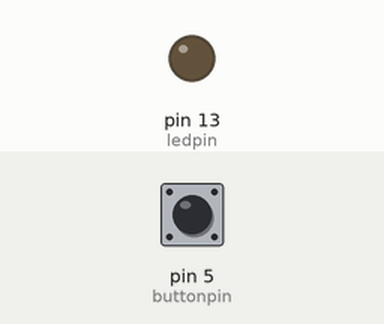
Simulated run of this sketch. Board: Arduino Uno, built with avr-gcc and run on an emulated ATmega328P. Shown: output pins drawn as LEDs (lit = HIGH). Inputs (shaded band) come from the test bench; at power-on: pin 5 (buttonpin) LOW.

Above: at 1.2 s.
1.3 s: pin 5 (buttonpin) pulled HIGH for 0.15 s
At 1.37 s:
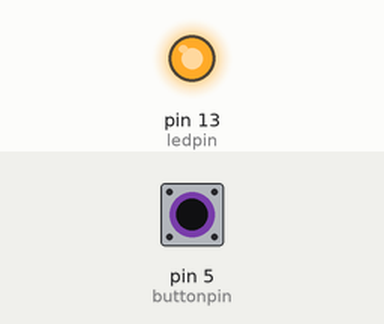
2.9 s: pin 5 (buttonpin) pulled HIGH for 3.2 s
At 7.2 s:
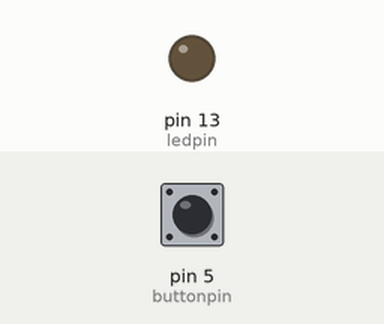
Timing chart, 0 to 8.7 s (numbered marks = the images above; inputs shaded):
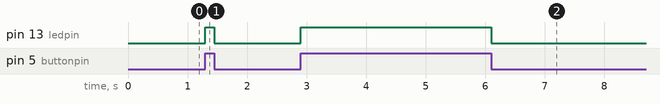

Measured:
- after the input at 1.3 s, pin 13 (ledpin): LOW → HIGH at once, → LOW 0.15 s later
- after the input at 2.9 s, pin 13 (ledpin): LOW → HIGH at once, → LOW 3.2 s later

The sketch:

pushbutton_prog.ino
```cpp
const int ledpin=13;
const int buttonpin=5;
int buttonstate=0;
void setup() {
  pinMode(ledpin,OUTPUT);
  pinMode(buttonpin,INPUT);

}

void loop() {
  buttonstate=digitalRead(buttonpin);
  if (buttonstate==HIGH)
  {
    digitalWrite(ledpin,HIGH);
  }
  else
  {
   digitalWrite(ledpin,LOW);
  }

}
```
